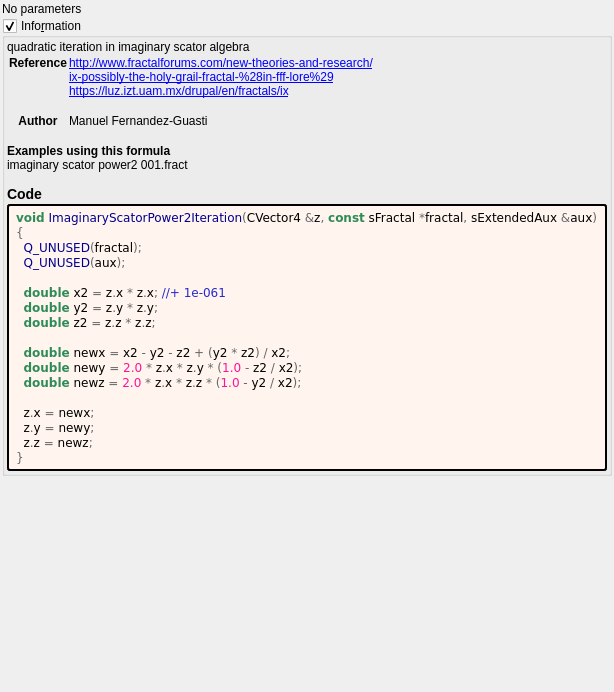
<?xml version="1.0" encoding="UTF-8"?>
<ui version="4.0">
 <class>imaginary_scator_power2</class>
 <widget class="QWidget" name="Form">
  <property name="geometry">
   <rect>
    <x>0</x>
    <y>0</y>
    <width>574</width>
    <height>692</height>
   </rect>
  </property>
  <property name="windowTitle">
   <string notr="true">imaginary_scator_power2</string>
  </property>
  <layout class="QVBoxLayout" name="verticalLayout">
   <property name="spacing">
    <number>2</number>
   </property>
   <property name="leftMargin">
    <number>2</number>
   </property>
   <property name="topMargin">
    <number>2</number>
   </property>
   <property name="rightMargin">
    <number>2</number>
   </property>
   <property name="bottomMargin">
    <number>2</number>
   </property>
   <item>
    <widget class="QLabel" name="label">
     <property name="text">
      <string>No parameters</string>
     </property>
    </widget>
   </item>
   <item>
    <widget class="MyGroupBox" name="groupCheck_info">
     <property name="title">
      <string>Info&amp;rmation</string>
     </property>
     <property name="flat">
      <bool>false</bool>
     </property>
     <property name="checkable">
      <bool>true</bool>
     </property>
     <layout class="QVBoxLayout" name="verticalLayout_2">
      <property name="spacing">
       <number>2</number>
      </property>
      <property name="leftMargin">
       <number>2</number>
      </property>
      <property name="topMargin">
       <number>2</number>
      </property>
      <property name="rightMargin">
       <number>2</number>
      </property>
      <property name="bottomMargin">
       <number>2</number>
      </property>
      <item>
       <widget class="QLabel" name="label_information_general">
        <property name="text">
         <string notr="true">&lt;p&gt;quadratic iteration in imaginary scator algebra&lt;/p&gt;&lt;table&gt;
&lt;tr&gt;&lt;th&gt;Reference&lt;/th&gt;&lt;td&gt;&lt;a href=&quot;http://www.fractalforums.com/new-theories-and-research/&quot;&gt;http://www.fractalforums.com/new-theories-and-research/&lt;br&gt;
&lt;a href=&quot;ix-possibly-the-holy-grail-fractal-%28in-fff-lore%29&quot;&gt;ix-possibly-the-holy-grail-fractal-%28in-fff-lore%29&lt;br&gt;
&lt;a href=&quot;https://luz.izt.uam.mx/drupal/en/fractals/ix&quot;&gt;https://luz.izt.uam.mx/drupal/en/fractals/ix&lt;br&gt;
&lt;/td&gt;&lt;/tr&gt;
&lt;tr&gt;&lt;th&gt;Author&lt;/th&gt;&lt;td&gt;Manuel Fernandez-Guasti&lt;br&gt;
&lt;/td&gt;&lt;/tr&gt;
&lt;/table&gt;
&lt;br&gt;&lt;b&gt;Examples using this formula&lt;/b&gt;&lt;br&gt;imaginary scator power2 001.fract&lt;h3&gt;Code&lt;/h3&gt;</string>
        </property>
        <property name="wordWrap">
         <bool>true</bool>
        </property>
        <property name="openExternalLinks">
         <bool>true</bool>
        </property>
        <property name="textInteractionFlags">
         <set>Qt::LinksAccessibleByMouse|Qt::TextSelectableByMouse</set>
        </property>
       </widget>
      </item>
      <item>
       <widget class="QLabel" name="label_code_content">
        <property name="styleSheet">
         <string notr="true">border-style: outset; border-width: 2px; border-radius: 3px; border-color: black; background-color: #fff5ee; padding: 4px;</string>
        </property>
        <property name="text">
         <string notr="true">&lt;body style=&quot;background-color:#fff5ee&quot;&gt;
&lt;pre style=&quot;color:#000000; background-color:#fff5ee;  font-family:'Courier New',monospace;&quot;&gt;&lt;span style=&quot;color:#2e8b57; font-weight:bold&quot;&gt;void&lt;/span&gt; &lt;span style=&quot;color:#00008f&quot;&gt;ImaginaryScatorPower2Iteration&lt;/span&gt;&lt;span style=&quot;color:#676767&quot;&gt;(&lt;/span&gt;CVector4 &lt;span style=&quot;color:#676767&quot;&gt;&amp;amp;&lt;/span&gt;z&lt;span style=&quot;color:#676767&quot;&gt;,&lt;/span&gt; &lt;span style=&quot;color:#2e8b57; font-weight:bold&quot;&gt;const&lt;/span&gt; sFractal &lt;span style=&quot;color:#676767&quot;&gt;*&lt;/span&gt;fractal&lt;span style=&quot;color:#676767&quot;&gt;,&lt;/span&gt; sExtendedAux &lt;span style=&quot;color:#676767&quot;&gt;&amp;amp;&lt;/span&gt;aux&lt;span style=&quot;color:#676767&quot;&gt;)&lt;/span&gt;
&lt;span style=&quot;color:#676767&quot;&gt;{&lt;/span&gt;
  &lt;span style=&quot;color:#00008f&quot;&gt;Q_UNUSED&lt;/span&gt;&lt;span style=&quot;color:#676767&quot;&gt;(&lt;/span&gt;fractal&lt;span style=&quot;color:#676767&quot;&gt;);&lt;/span&gt;
  &lt;span style=&quot;color:#00008f&quot;&gt;Q_UNUSED&lt;/span&gt;&lt;span style=&quot;color:#676767&quot;&gt;(&lt;/span&gt;aux&lt;span style=&quot;color:#676767&quot;&gt;);&lt;/span&gt;

  &lt;span style=&quot;color:#2e8b57; font-weight:bold&quot;&gt;double&lt;/span&gt; x2 &lt;span style=&quot;color:#676767&quot;&gt;=&lt;/span&gt; z&lt;span style=&quot;color:#676767&quot;&gt;.&lt;/span&gt;x &lt;span style=&quot;color:#676767&quot;&gt;*&lt;/span&gt; z&lt;span style=&quot;color:#676767&quot;&gt;.&lt;/span&gt;x&lt;span style=&quot;color:#676767&quot;&gt;;&lt;/span&gt; &lt;span style=&quot;color:#2929cc&quot;&gt;//+ 1e-061&lt;/span&gt;
  &lt;span style=&quot;color:#2e8b57; font-weight:bold&quot;&gt;double&lt;/span&gt; y2 &lt;span style=&quot;color:#676767&quot;&gt;=&lt;/span&gt; z&lt;span style=&quot;color:#676767&quot;&gt;.&lt;/span&gt;y &lt;span style=&quot;color:#676767&quot;&gt;*&lt;/span&gt; z&lt;span style=&quot;color:#676767&quot;&gt;.&lt;/span&gt;y&lt;span style=&quot;color:#676767&quot;&gt;;&lt;/span&gt;
  &lt;span style=&quot;color:#2e8b57; font-weight:bold&quot;&gt;double&lt;/span&gt; z2 &lt;span style=&quot;color:#676767&quot;&gt;=&lt;/span&gt; z&lt;span style=&quot;color:#676767&quot;&gt;.&lt;/span&gt;z &lt;span style=&quot;color:#676767&quot;&gt;*&lt;/span&gt; z&lt;span style=&quot;color:#676767&quot;&gt;.&lt;/span&gt;z&lt;span style=&quot;color:#676767&quot;&gt;;&lt;/span&gt;

  &lt;span style=&quot;color:#2e8b57; font-weight:bold&quot;&gt;double&lt;/span&gt; newx &lt;span style=&quot;color:#676767&quot;&gt;=&lt;/span&gt; x2 &lt;span style=&quot;color:#676767&quot;&gt;-&lt;/span&gt; y2 &lt;span style=&quot;color:#676767&quot;&gt;-&lt;/span&gt; z2 &lt;span style=&quot;color:#676767&quot;&gt;+ (&lt;/span&gt;y2 &lt;span style=&quot;color:#676767&quot;&gt;*&lt;/span&gt; z2&lt;span style=&quot;color:#676767&quot;&gt;) /&lt;/span&gt; x2&lt;span style=&quot;color:#676767&quot;&gt;;&lt;/span&gt;
  &lt;span style=&quot;color:#2e8b57; font-weight:bold&quot;&gt;double&lt;/span&gt; newy &lt;span style=&quot;color:#676767&quot;&gt;=&lt;/span&gt; &lt;span style=&quot;color:#ff1493&quot;&gt;2.0&lt;/span&gt; &lt;span style=&quot;color:#676767&quot;&gt;*&lt;/span&gt; z&lt;span style=&quot;color:#676767&quot;&gt;.&lt;/span&gt;x &lt;span style=&quot;color:#676767&quot;&gt;*&lt;/span&gt; z&lt;span style=&quot;color:#676767&quot;&gt;.&lt;/span&gt;y &lt;span style=&quot;color:#676767&quot;&gt;* (&lt;/span&gt;&lt;span style=&quot;color:#ff1493&quot;&gt;1.0&lt;/span&gt; &lt;span style=&quot;color:#676767&quot;&gt;-&lt;/span&gt; z2 &lt;span style=&quot;color:#676767&quot;&gt;/&lt;/span&gt; x2&lt;span style=&quot;color:#676767&quot;&gt;);&lt;/span&gt;
  &lt;span style=&quot;color:#2e8b57; font-weight:bold&quot;&gt;double&lt;/span&gt; newz &lt;span style=&quot;color:#676767&quot;&gt;=&lt;/span&gt; &lt;span style=&quot;color:#ff1493&quot;&gt;2.0&lt;/span&gt; &lt;span style=&quot;color:#676767&quot;&gt;*&lt;/span&gt; z&lt;span style=&quot;color:#676767&quot;&gt;.&lt;/span&gt;x &lt;span style=&quot;color:#676767&quot;&gt;*&lt;/span&gt; z&lt;span style=&quot;color:#676767&quot;&gt;.&lt;/span&gt;z &lt;span style=&quot;color:#676767&quot;&gt;* (&lt;/span&gt;&lt;span style=&quot;color:#ff1493&quot;&gt;1.0&lt;/span&gt; &lt;span style=&quot;color:#676767&quot;&gt;-&lt;/span&gt; y2 &lt;span style=&quot;color:#676767&quot;&gt;/&lt;/span&gt; x2&lt;span style=&quot;color:#676767&quot;&gt;);&lt;/span&gt;

  z&lt;span style=&quot;color:#676767&quot;&gt;.&lt;/span&gt;x &lt;span style=&quot;color:#676767&quot;&gt;=&lt;/span&gt; newx&lt;span style=&quot;color:#676767&quot;&gt;;&lt;/span&gt;
  z&lt;span style=&quot;color:#676767&quot;&gt;.&lt;/span&gt;y &lt;span style=&quot;color:#676767&quot;&gt;=&lt;/span&gt; newy&lt;span style=&quot;color:#676767&quot;&gt;;&lt;/span&gt;
  z&lt;span style=&quot;color:#676767&quot;&gt;.&lt;/span&gt;z &lt;span style=&quot;color:#676767&quot;&gt;=&lt;/span&gt; newz&lt;span style=&quot;color:#676767&quot;&gt;;&lt;/span&gt;
&lt;span style=&quot;color:#676767&quot;&gt;}&lt;/span&gt;
&lt;/pre&gt;
&lt;/body&gt;</string>
        </property>
        <property name="wordWrap">
         <bool>true</bool>
        </property>
        <property name="openExternalLinks">
         <bool>true</bool>
        </property>
        <property name="textInteractionFlags">
         <set>Qt::LinksAccessibleByMouse|Qt::TextSelectableByMouse</set>
        </property>
       </widget>
      </item>
     </layout>
    </widget>
   </item>
   <item>
    <spacer name="verticalSpacer">
     <property name="orientation">
      <enum>Qt::Vertical</enum>
     </property>
     <property name="sizeHint" stdset="0">
      <size>
       <width>20</width>
       <height>40</height>
      </size>
     </property>
    </spacer>
   </item>
  </layout>
 </widget>
 <customwidgets>
  <customwidget>
   <class>MyGroupBox</class>
   <extends>QGroupBox</extends>
   <header>my_group_box.h</header>
   <container>1</container>
  </customwidget>
 </customwidgets>
 <tabstops>
  <tabstop>groupCheck_info</tabstop>
 </tabstops>
 <resources/>
 <connections/>
</ui>
